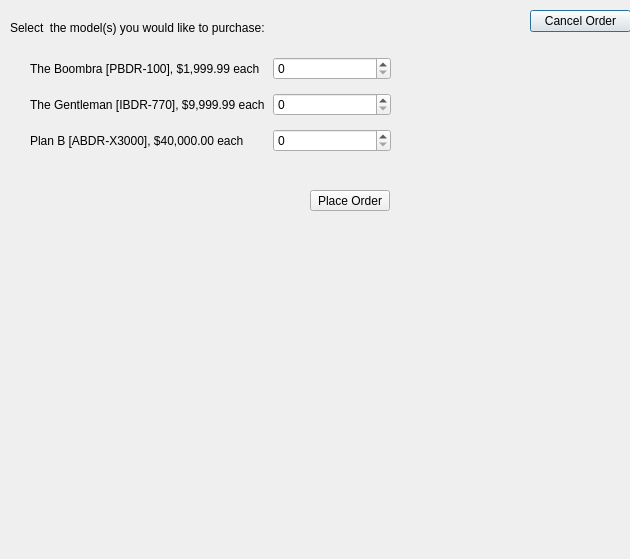
<?xml version="1.0" encoding="UTF-8"?>
<ui version="4.0">
 <class>orderform</class>
 <widget class="QDialog" name="orderform">
  <property name="geometry">
   <rect>
    <x>0</x>
    <y>0</y>
    <width>630</width>
    <height>559</height>
   </rect>
  </property>
  <property name="windowTitle">
   <string>Dialog</string>
  </property>
  <widget class="QLabel" name="label">
   <property name="geometry">
    <rect>
     <x>10</x>
     <y>20</y>
     <width>411</width>
     <height>16</height>
    </rect>
   </property>
   <property name="text">
    <string>Select  the model(s) you would like to purchase:</string>
   </property>
  </widget>
  <widget class="QPushButton" name="pushButton">
   <property name="geometry">
    <rect>
     <x>530</x>
     <y>10</y>
     <width>101</width>
     <height>22</height>
    </rect>
   </property>
   <property name="text">
    <string>Cancel Order</string>
   </property>
  </widget>
  <widget class="QPushButton" name="pushButton_2">
   <property name="geometry">
    <rect>
     <x>310</x>
     <y>190</y>
     <width>80</width>
     <height>21</height>
    </rect>
   </property>
   <property name="text">
    <string>Place Order</string>
   </property>
  </widget>
  <widget class="QWidget" name="">
   <property name="geometry">
    <rect>
     <x>30</x>
     <y>50</y>
     <width>361</width>
     <height>111</height>
    </rect>
   </property>
   <layout class="QGridLayout" name="gridLayout">
    <item row="2" column="2">
     <widget class="QSpinBox" name="spin3"/>
    </item>
    <item row="1" column="2">
     <widget class="QSpinBox" name="spin2"/>
    </item>
    <item row="0" column="2">
     <widget class="QSpinBox" name="spin1"/>
    </item>
    <item row="0" column="0" colspan="2">
     <widget class="QLabel" name="label_2">
      <property name="text">
       <string>The Boombra [PBDR-100], $1,999.99 each</string>
      </property>
     </widget>
    </item>
    <item row="1" column="0" colspan="2">
     <widget class="QLabel" name="label_3">
      <property name="text">
       <string>The Gentleman [IBDR-770], $9,999.99 each</string>
      </property>
     </widget>
    </item>
    <item row="2" column="0" colspan="2">
     <widget class="QLabel" name="label_4">
      <property name="text">
       <string>Plan B [ABDR-X3000], $40,000.00 each</string>
      </property>
     </widget>
    </item>
   </layout>
  </widget>
 </widget>
 <resources/>
 <connections/>
</ui>
